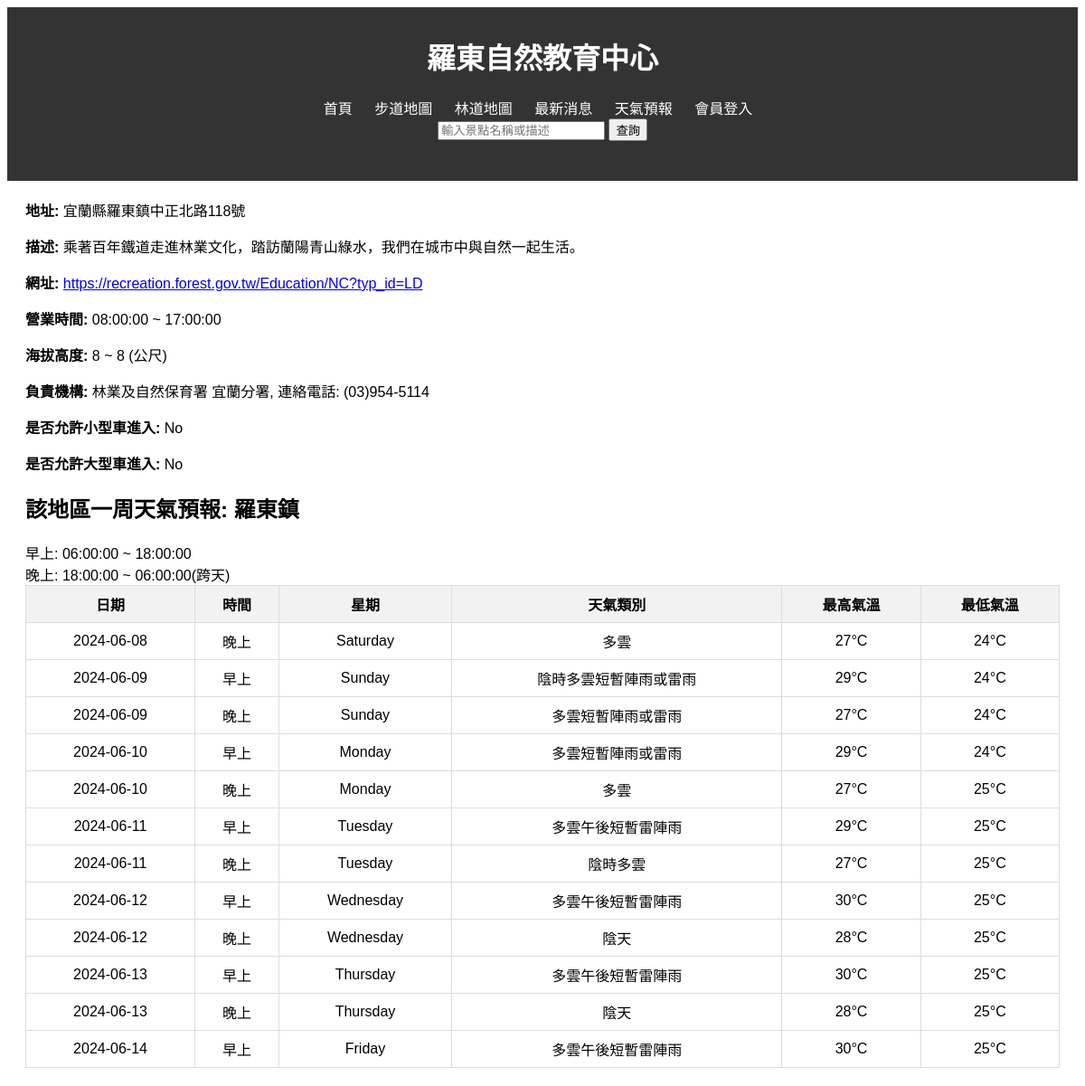
Page /details.php?id=20 on the committed database.
### tables this page shows
CREATE TABLE `location_info` (
  `id` int(11) NOT NULL,
  `location_name` varchar(100) NOT NULL,
  `page_url` varchar(255) NOT NULL,
  `opening_time` time DEFAULT NULL,
  `closing_time` time DEFAULT NULL,
  `address` varchar(255) NOT NULL,
  `altitude_min` int(11) DEFAULT NULL,
  `altitude_max` int(11) DEFAULT NULL,
  `description` text DEFAULT NULL,
  `TR_ID` int(11) DEFAULT NULL,
  `coordinates` point DEFAULT NULL,
  `small_vehicle_allowed` tinyint(1) DEFAULT NULL,
  `large_vehicle_allowed` tinyint(1) DEFAULT NULL,
  `District_ID` varchar(7) NOT NULL,
  `Type_ID` int(11) NOT NULL,
  `activity_intensity` int(1) DEFAULT NULL
);

CREATE TABLE `tr_admin` (
  `TR_ID` int(11) NOT NULL,
  `TR_Name` varchar(10) DEFAULT NULL,
  `TR_Phone` varchar(15) DEFAULT NULL,
  `TR_Address` varchar(50) DEFAULT NULL
);

CREATE TABLE `district` (
  `District_ID` varchar(4) NOT NULL,
  `City_ID` varchar(3) NOT NULL,
  `District` varchar(6) NOT NULL
);

CREATE TABLE `weather_forecast` (
  `Start_Time` datetime NOT NULL,
  `End_Time` datetime NOT NULL,
  `District_ID` varchar(4) NOT NULL,
  `Weather_Type_ID` int(11) DEFAULT NULL,
  `MaxTemperature` int(11) DEFAULT NULL,
  `MinTemperature` int(11) DEFAULT NULL,
  `Remarks` varchar(255) DEFAULT NULL
);

CREATE TABLE `weather_types` (
  `Weather_Type_ID` int(11) NOT NULL,
  `Weather_Type` varchar(255) DEFAULT NULL
);

### details.php (the view, shortened to what this page needs)
<?php
include 'db.php';
$id = $_GET['id'];
$sql = "SELECT * FROM `location_info` WHERE id = $id";
$result = $conn->query($sql);
if ($result->num_rows > 0) {
    $location = $result->fetch_assoc();
} else {
    echo "找不到該景點的詳細訊息。";
    exit();
}
$district_id = $location['District_ID'];
$sql_district = "SELECT * FROM district WHERE District_ID = '$district_id'";
$result_district = $conn->query($sql_district);
if ($result_district->num_rows > 0) {
    $district = $result_district->fetch_assoc();
} else {
    echo "找不到該區的詳細訊息。";
    exit();
}
$sql_weather = "SELECT wf.Start_Time, wf.End_Time, wt.Weather_Type, wf.MaxTemperature, wf.MinTemperature, wf.Remarks
                FROM weather_forecast wf
                JOIN weather_types wt ON wf.Weather_Type_ID = wt.Weather_Type_ID
                WHERE wf.District_ID = '$district_id'
                AND wf.Start_Time >= CURDATE() AND wf.End_Time < DATE_ADD(CURDATE(), INTERVAL 7 DAY)
                ORDER BY wf.Start_Time";
$result_weather = $conn->query($sql_weather);
$forecast_data = [];
if ($result_weather->num_rows > 0) {
    while ($row = $result_weather->fetch_assoc()) {
        $forecast_data[] = $row;
    }
}
$tr_id = $location['TR_ID'];
$sql_tr = "SELECT TR_Name, TR_Phone FROM tr_admin WHERE TR_ID = '$tr_id'";
$result_tr = $conn->query($sql_tr);
if ($result_tr->num_rows > 0) {
    $tr_info = $result_tr->fetch_assoc();
    $managing_department = $tr_info['TR_Name'] . ', 連絡電話: ' . $tr_info['TR_Phone'];
} else {
    $managing_department = "未知";
}
?>
<!DOCTYPE html>
<html lang="en">
<head>
    <link rel="stylesheet" href="styles.css">
</head>
<body>
<header>
<h1><?php echo $location['location_name']; ?></h1>
        <nav>
            <ul>
                <li><a href="index.php">首頁</a></li>
                <li><a href="trails.php">步道地圖</a></li>
                <li><a href="leaflet.php">林道地圖</a></li>
                <li><a href="news.php">最新消息</a></li>
                <li><a href="weather.php">天氣預報</a></li>
                <li><a href="login.php">會員登入</a></li>
                <li>
                    <form method="GET" action="results.php">
                        <input type="text" id="search" name="search" placeholder="輸入景點名稱或描述">
                        <input type="submit" value="查詢">
                    </form>
                </li>
            </ul>
        </nav>
    </header>
    <main>
        <p><strong>地址:</strong> <?php echo $location['address']; ?></p>
        <p><strong>描述:</strong> <?php echo $location['description']; ?></p>
        <p><strong>網址:</strong> <a href="<?php echo $location['page_url']; ?>" target="_blank"><?php echo $location['page_url']; ?></a></p>
        <p><strong>營業時間:</strong> <?php echo $location['opening_time']; ?> ~ <?php echo $location['closing_time']; ?></p>
        <p><strong>海拔高度:</strong> <?php echo $location['altitude_min']; ?> ~ <?php echo $location['altitude_max']; ?> (公尺)</p>
        <p><strong>負責機構:</strong> 林業及自然保育署 <?php echo $managing_department; ?></p>
        <p><strong>是否允許小型車進入:</strong> <?php echo $location['small_vehicle_allowed'] ? 'Yes' : 'No'; ?></p>
        <p><strong>是否允許大型車進入:</strong> <?php echo $location['large_vehicle_allowed'] ? 'Yes' : 'No'; ?></p>
        <h2>該地區一周天氣預報:  <?php echo $district['District']; ?></h2>
        <div> 早上: 06:00:00 ~ 18:00:00</div>
        <div> 晚上: 18:00:00 ~ 06:00:00(跨天)</div>
        <table>
            <thead>
                <tr>
                    <th>日期</th>
                    <th>時間</th>
                    <th>星期</th>
                    <th>天氣類別</th>
                    <th>最高氣溫</th>
                    <th>最低氣溫</th>
                </tr>
            </thead>
            <tbody>
                <?php if (!empty($forecast_data)): ?>
                    <?php foreach ($forecast_data as $data): ?>
                        <tr>
                            <td><?php echo date("Y-m-d", strtotime($data['Start_Time'])); ?></td>
                            <td colspan="1">
                                <?php
                                    $end_time = date("H:i:s", strtotime($data['End_Time']));
                                    if ($end_time == "06:00:00") {
                                        echo '晚上';
                                    } elseif ($end_time == "18:00:00") {
                                        echo '早上';
                                    }
                                ?>
                            </td>
                            <td><?php echo date("l", strtotime($data['Start_Time'])); ?></td>
                            <td><?php echo $data['Weather_Type']; ?></td>
                            <td><?php echo $data['MaxTemperature']; ?>°C</td>
                            <td><?php echo $data['MinTemperature']; ?>°C</td>
                        </tr>
                    <?php endforeach; ?>
                <?php else: ?>
                    <tr>
                        <td colspan="5">沒有對應天氣資料</td>
                    </tr>
                <?php endif; ?>
            </tbody>
        </table>
    </main>
</body>
</html>

### styles.css (style rules this page uses)
body { font-family: Arial, sans-serif; }
header { background-color: #333; color: white; padding: 10px 0; text-align: center; }
nav ul { list-style-type: none; padding: 0; }
nav ul li { display: inline; margin: 0 10px; }
nav ul li a { color: white; text-decoration: none; }
main { margin: 20px; }
table { width: 100%; border-collapse: collapse; }
table, th, td { border: 1px solid black; }
th, td { padding: 10px; text-align: left; }

### details.php (style rules this page uses)
table { width: 100%; border-collapse: collapse; }
th, td { border: 1px solid #ddd; padding: 8px; text-align: center; }
th { background-color: #f2f2f2; }

### rows in the picture
location_info: location_name "羅東自然教育中心", address "宜蘭縣羅東鎮中正北路118號", description "乘著百年鐵道走進林業文化，踏訪蘭陽青山綠水，我們在城市中與自然一起生活。", page_url "https://recreation.forest.gov.tw/Education/NC?typ_id=LD", opening_time "08:00:00", closing_time "17:00:00", altitude_min "8", altitude_max "8"
tr_admin: managing_department "宜蘭分署, 連絡電話: (03)954-5114"
district: District "羅東鎮"
weather_forecast: Start_Time "2024-06-08", shows "晚上", Start_Time "Saturday", Weather_Type_ID.Weather_Type "多雲", MaxTemperature "27", MinTemperature "24"
weather_forecast: Start_Time "2024-06-09", shows "早上", Start_Time "Sunday", Weather_Type_ID.Weather_Type "陰時多雲短暫陣雨或雷雨", MaxTemperature "29", MinTemperature "24"
weather_forecast: Start_Time "2024-06-09", shows "晚上", Start_Time "Sunday", Weather_Type_ID.Weather_Type "多雲短暫陣雨或雷雨", MaxTemperature "27", MinTemperature "24"
weather_forecast: Start_Time "2024-06-10", shows "早上", Start_Time "Monday", Weather_Type_ID.Weather_Type "多雲短暫陣雨或雷雨", MaxTemperature "29", MinTemperature "24"
weather_forecast: Start_Time "2024-06-10", shows "晚上", Start_Time "Monday", Weather_Type_ID.Weather_Type "多雲", MaxTemperature "27", MinTemperature "25"
weather_forecast: Start_Time "2024-06-11", shows "早上", Start_Time "Tuesday", Weather_Type_ID.Weather_Type "多雲午後短暫雷陣雨", MaxTemperature "29", MinTemperature "25"
weather_forecast: Start_Time "2024-06-11", shows "晚上", Start_Time "Tuesday", Weather_Type_ID.Weather_Type "陰時多雲", MaxTemperature "27", MinTemperature "25"
weather_forecast: Start_Time "2024-06-12", shows "早上", Start_Time "Wednesday", Weather_Type_ID.Weather_Type "多雲午後短暫雷陣雨", MaxTemperature "30", MinTemperature "25"
weather_forecast: Start_Time "2024-06-12", shows "晚上", Start_Time "Wednesday", Weather_Type_ID.Weather_Type "陰天", MaxTemperature "28", MinTemperature "25"
weather_forecast: Start_Time "2024-06-13", shows "早上", Start_Time "Thursday", Weather_Type_ID.Weather_Type "多雲午後短暫雷陣雨", MaxTemperature "30", MinTemperature "25"
weather_forecast: Start_Time "2024-06-13", shows "晚上", Start_Time "Thursday", Weather_Type_ID.Weather_Type "陰天", MaxTemperature "28", MinTemperature "25"
weather_forecast: Start_Time "2024-06-14", shows "早上", Start_Time "Friday", Weather_Type_ID.Weather_Type "多雲午後短暫雷陣雨", MaxTemperature "30", MinTemperature "25"
